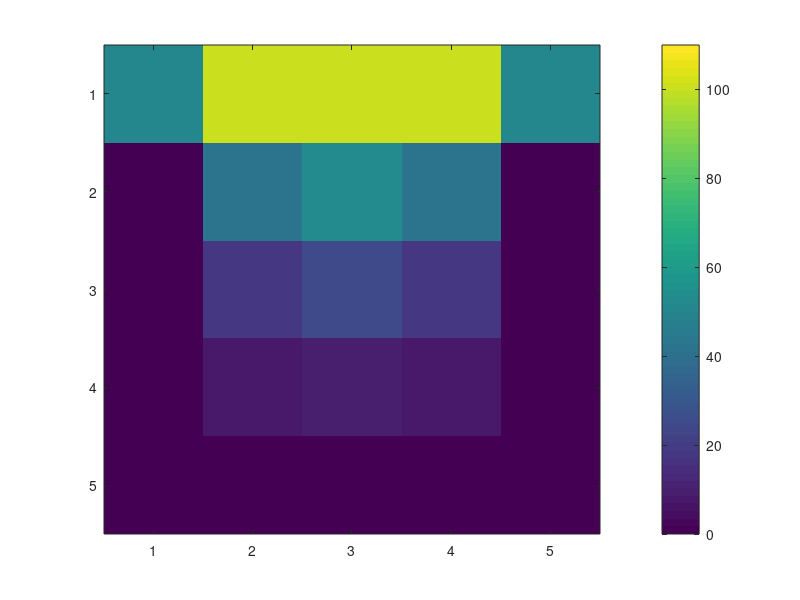

This chart was generated by the following MATLAB code: (Note: this script raises an error after producing the figure.)
% Example MATLAB script to solve the 2D heat equation using a finite
% difference discretisation

% Equation to solve is:

% d^2T/dx^2 + d^2T/dy^2 = 0

% The numerical solution is obtained by solving the discretised form of
% this equation:

% (T_m+1,n - 2*T_m,n + T_m-1,n)/Dx^2 + (T_m,n+1 - 2*T_m,n + T_m,n-1)/Dy = 0

% We will develop the solution for constant boundary conditions and a 3 by
% 3 set of temperatures.
% Let the temperatures be given by:
% T(1,1) T(2,1) T(3,1)
% T(1,2) T(2,2) T(3,2)
% T(1,3) T(2,3) T(3,3)
% by symmetry T(1,1) = T(3,1); T(3,2) = T(1,2); T(3,3) = T(1,3)
% Let T(1,1) = T1; T(1,2) = T2; T(1,3) = T3;
% T(2,1) = T4; T(2,2) = T5; T(2,3) = T6
% We can then define our matrix equations:
A = zeros(6,6); % 6 unknown temperatures, and 6 equations to define these.

A(1,:) = [4 -1 0 -1 0 0];
A(2,:) = [-1 4 -1 0 -1 0];
A(3,:) = [0 -1 4 0 0 -1];
A(4,:) = [-2 0 0 4 -1 0];
A(5,:) = [0 -2 0 -1 4 -1];
A(6,:) = [0 0 -2 0 -1 4];

b=zeros(6,1);
b(1) = 0 + 100;
b(2) = 0;
b(3) = 0 + 0;
b(4) = 100;
b(5) = 0;
b(6) = 0;

% Solve the equations
T = A\b;                

% reshape temperature to generate 2D map
T = reshape(T,[3 2]);
% replicate first column from symmetry
T(:,3)=T(:,1);

% add BC cells
TpBC = zeros(5,5);
TpBC(1,:)=100;
TpBC(2:4,2:4)=T;
TpBC(1,1)=50;
TpBC(1,5)=50;

imagesc(TpBC,[0 110])
c = colorbar;
c.Label.String = 'Temperature (?C)';
colormap hot